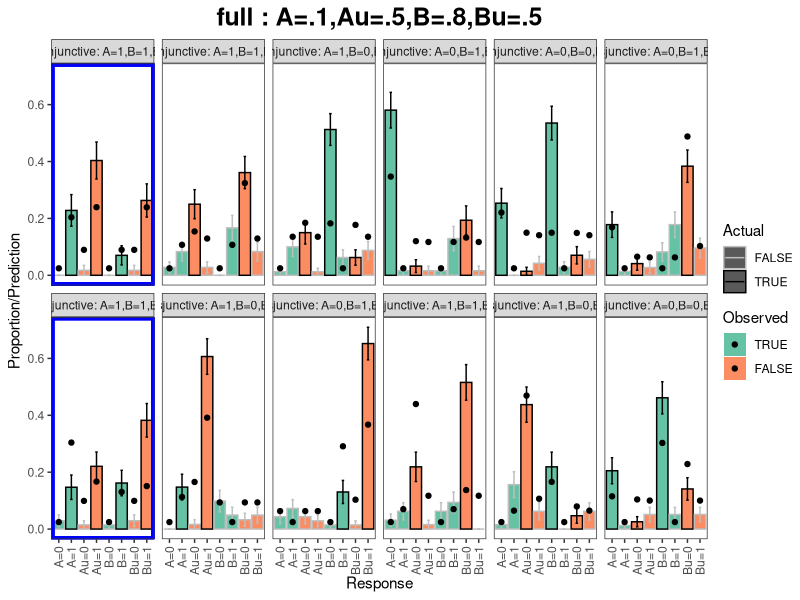
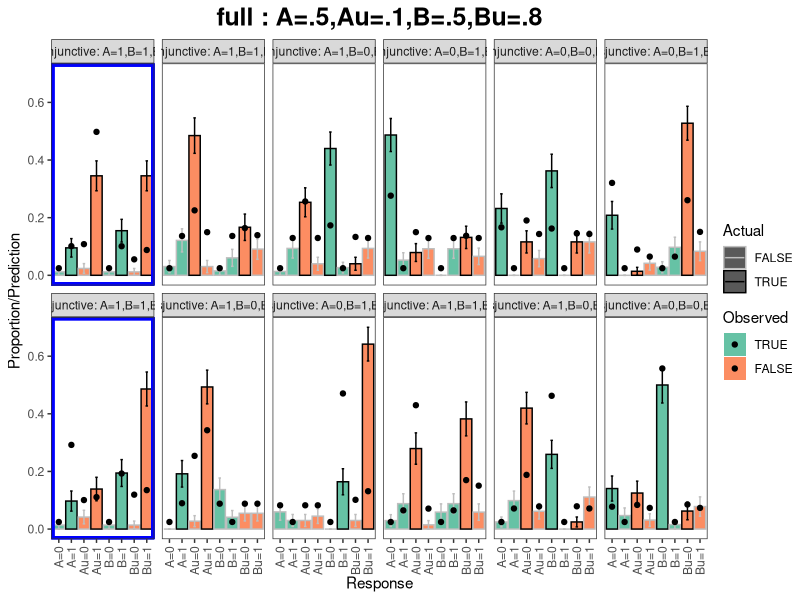
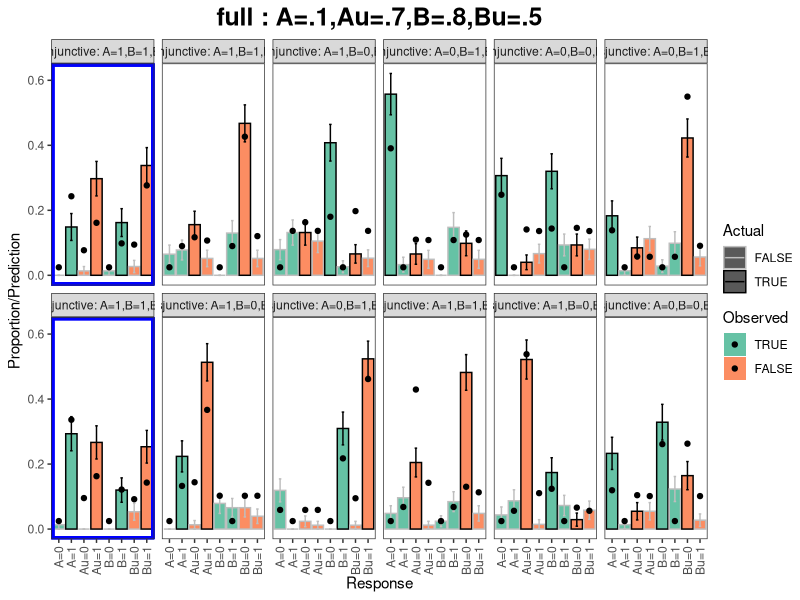
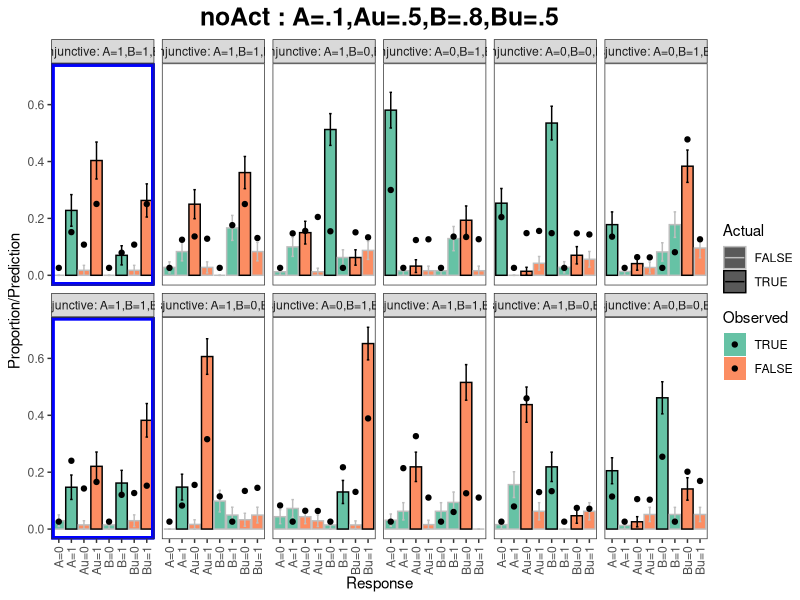
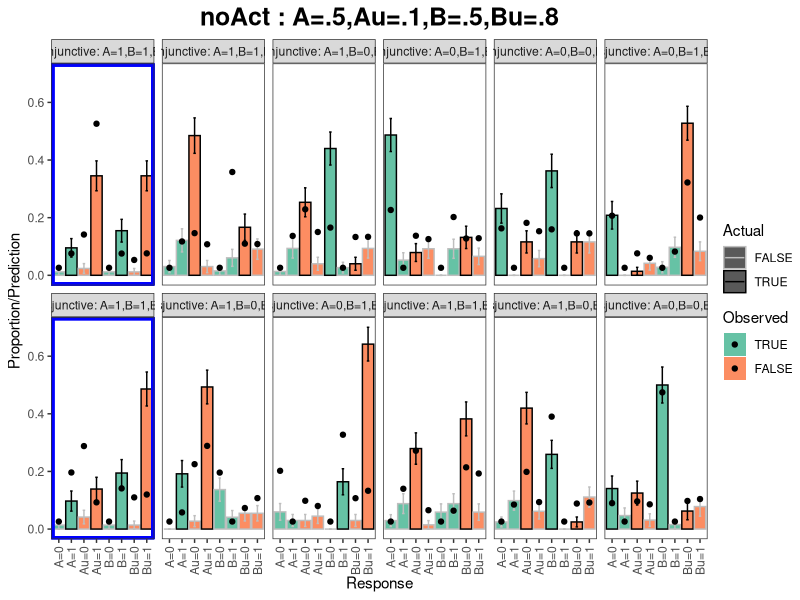
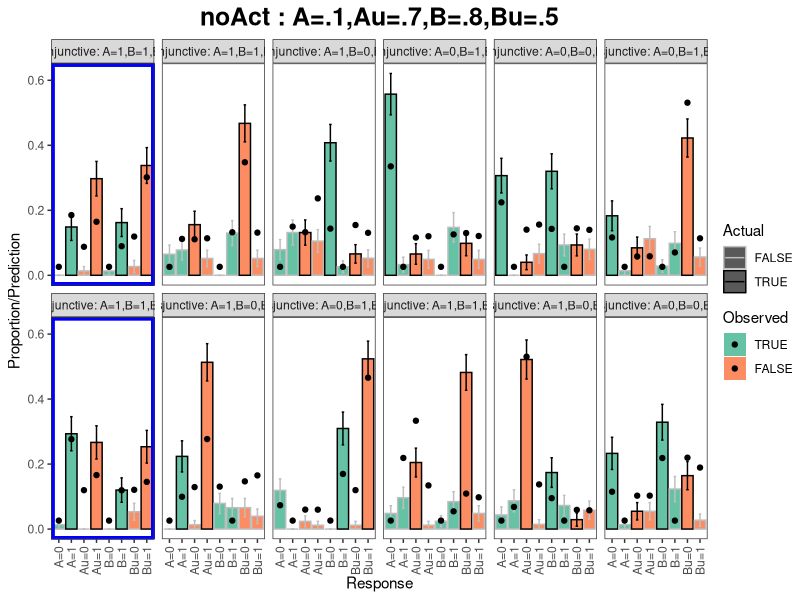
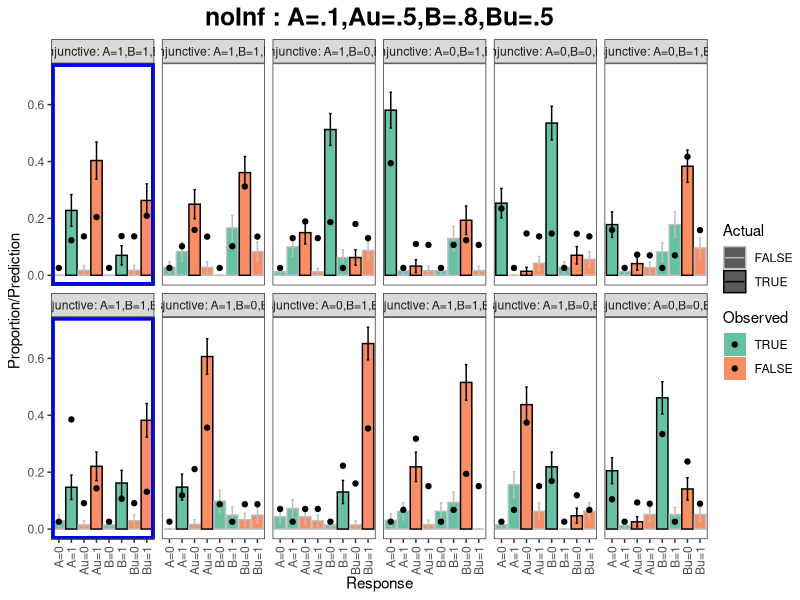
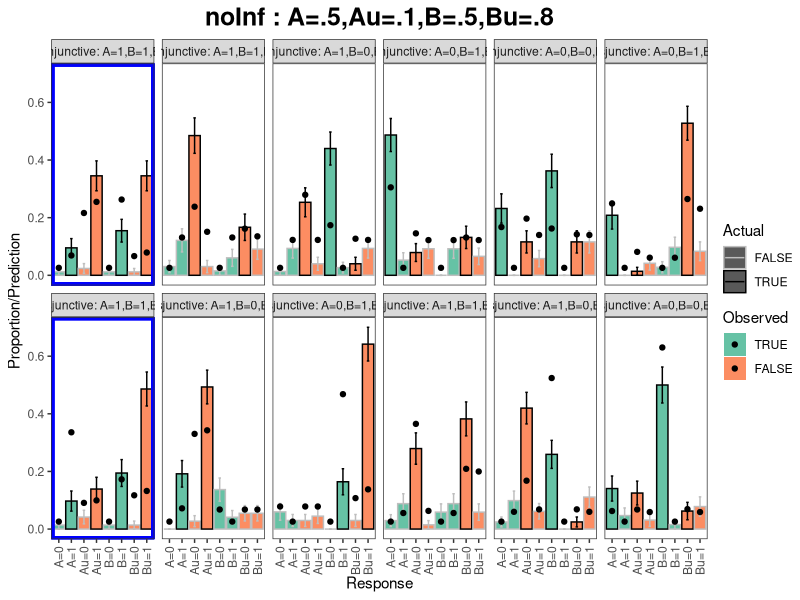

Write R code to recreate these figures, in order.
## ---- chunk 1
knitr::opts_chunk$set(echo = TRUE)
## ---- chunk 2
library(RColorBrewer)
library(tidyverse)
library(rlang)
library(purrr)
## ---- chunk 3
df <- read.csv('../model_data/fitforplot16mql.csv') # 288 obs of 27 vars - only the actual values of A/B
## ---- chunk 4
df$structure <- ifelse(substr(df$trial_id, 3, 3) == "c", "conjunctive", 
                    ifelse(substr(df$trial_id, 3, 3) == "d", "disjunctive", NA))


df$trial_type <- recode(df$trial_id, 
                      "1_c1"="A=0,B=0,E=0",
                      "1_c2"="A=0,B=1,E=0",
                      "1_c3"="A=1,B=0,E=0",
                      "1_c4"="A=1,B=1,E=0",
                      "1_c5"="A=1,B=1,E=1",
                      "1_d1"="A=0,B=0,E=0",
                      "1_d2"="A=0,B=1,E=0",
                      "1_d3"="A=0,B=1,E=1",
                      "1_d4"="A=1,B=0,E=0",
                      "1_d5"="A=1,B=0,E=1",
                      "1_d6"="A=1,B=1,E=0",
                      "1_d7"="A=1,B=1,E=1",
                      "2_c1"="A=0,B=0,E=0",
                      "2_c2"="A=0,B=1,E=0",
                      "2_c3"="A=1,B=0,E=0",
                      "2_c4"="A=1,B=1,E=0",
                      "2_c5"="A=1,B=1,E=1",
                      "2_d1"="A=0,B=0,E=0",
                      "2_d2"="A=0,B=1,E=0",
                      "2_d3"="A=0,B=1,E=1",
                      "2_d4"="A=1,B=0,E=0",
                      "2_d5"="A=1,B=0,E=1",
                      "2_d6"="A=1,B=1,E=0",
                      "2_d7"="A=1,B=1,E=1",
                      "3_c1"="A=0,B=0,E=0",
                      "3_c2"="A=0,B=1,E=0",
                      "3_c3"="A=1,B=0,E=0",
                      "3_c4"="A=1,B=1,E=0",
                      "3_c5"="A=1,B=1,E=1",
                      "3_d1"="A=0,B=0,E=0",
                      "3_d2"="A=0,B=1,E=0",
                      "3_d3"="A=0,B=1,E=1",
                      "3_d4"="A=1,B=0,E=0",
                      "3_d5"="A=1,B=0,E=1",
                      "3_d6"="A=1,B=1,E=0",
                      "3_d7"="A=1,B=1,E=1")

df$trial_structure_type <- recode(df$trial_id, 
                                "1_c1"="Conjunctive: A=0,B=0,E=0",
                                "1_c2"="Conjunctive: A=0,B=1,E=0",
                                "1_c3"="Conjunctive: A=1,B=0,E=0",
                                "1_c4"="Conjunctive: A=1,B=1,E=0",
                                "1_c5"="Conjunctive: A=1,B=1,E=1",
                                "1_d1"="Disjunctive: A=0,B=0,E=0",
                                "1_d2"="Disjunctive: A=0,B=1,E=0",
                                "1_d3"="Disjunctive: A=0,B=1,E=1",
                                "1_d4"="Disjunctive: A=1,B=0,E=0",
                                "1_d5"="Disjunctive: A=1,B=0,E=1",
                                "1_d6"="Disjunctive: A=1,B=1,E=0",
                                "1_d7"="Disjunctive: A=1,B=1,E=1",
                                "2_c1"="Conjunctive: A=0,B=0,E=0",
                                "2_c2"="Conjunctive: A=0,B=1,E=0",
                                "2_c3"="Conjunctive: A=1,B=0,E=0",
                                "2_c4"="Conjunctive: A=1,B=1,E=0",
                                "2_c5"="Conjunctive: A=1,B=1,E=1",
                                "2_d1"="Disjunctive: A=0,B=0,E=0",
                                "2_d2"="Disjunctive: A=0,B=1,E=0",
                                "2_d3"="Disjunctive: A=0,B=1,E=1",
                                "2_d4"="Disjunctive: A=1,B=0,E=0",
                                "2_d5"="Disjunctive: A=1,B=0,E=1",
                                "2_d6"="Disjunctive: A=1,B=1,E=0",
                                "2_d7"="Disjunctive: A=1,B=1,E=1",
                                "3_c1"="Conjunctive: A=0,B=0,E=0",
                                "3_c2"="Conjunctive: A=0,B=1,E=0",
                                "3_c3"="Conjunctive: A=1,B=0,E=0",
                                "3_c4"="Conjunctive: A=1,B=1,E=0",
                                "3_c5"="Conjunctive: A=1,B=1,E=1",
                                "3_d1"="Disjunctive: A=0,B=0,E=0",
                                "3_d2"="Disjunctive: A=0,B=1,E=0",
                                "3_d3"="Disjunctive: A=0,B=1,E=1",
                                "3_d4"="Disjunctive: A=1,B=0,E=0",
                                "3_d5"="Disjunctive: A=1,B=0,E=1",
                                "3_d6"="Disjunctive: A=1,B=1,E=0",
                                "3_d7"="Disjunctive: A=1,B=1,E=1")

df<- df %>% mutate(trial_type = factor(trial_type, levels = c("A=0,B=0,E=0",
                                                              "A=0,B=1,E=0",
                                                              "A=0,B=1,E=1",
                                                              "A=1,B=0,E=0",
                                                              "A=1,B=0,E=1",
                                                              "A=1,B=1,E=0",
                                                              "A=1,B=1,E=1")),
                   trial_structure_type = factor(trial_structure_type, levels = c("Conjunctive: A=1,B=1,E=1",
                                                                                  "Conjunctive: A=1,B=1,E=0",
                                                                                  "Conjunctive: A=1,B=0,E=0",
                                                                                  "Conjunctive: A=0,B=1,E=0",
                                                                                  "Conjunctive: A=0,B=0,E=0",
                                                                                  "Disjunctive: A=0,B=1,E=0",
                                                                                  "Disjunctive: A=1,B=1,E=1",
                                                                                  "Disjunctive: A=1,B=0,E=1",
                                                                                  "Disjunctive: A=0,B=1,E=1",
                                                                                  "Disjunctive: A=1,B=1,E=0",
                                                                                  "Disjunctive: A=1,B=0,E=0",
                                                                                  "Disjunctive: A=0,B=0,E=0")),
                   # NOTE THESE (ABOVE) LOOK IN THE WRONG ORDER BUT ITS JUST FOR THE PLOT
                   pgroup = factor(pgroup, levels = 1:3, labels = c('A=.1,Au=.5,B=.8,Bu=.5',
                                                                            'A=.5,Au=.1,B=.5,Bu=.8',
                                                                            'A=.1,Au=.7,B=.8,Bu=.5')),
                   Response = factor(node3),
                   Observed = factor(!Response%in%c('Au=0','Au=1','Bu=0', 'Bu=1'), levels = c(T,F)),
                   Variable = factor(substr(node3, 1, 1)),
                   #State = factor(rep(c(0,1), 144)),
                   Actual = factor(Actual, levels = c(FALSE, TRUE), labels = c('FALSE', 'TRUE')))

## ---- chunk 5
df$SE <- NA

# Need to add SE 
for (i in unique(df$trial_id))
{
  df$SE[df$trial_id==i]<-sqrt((df$prop[df$trial_id==i] * (1-df$prop[df$trial_id==i])) / sum(df$n[df$trial_id==i]))
}

## ---- chunk 6

models <- c('full', 
                 'noAct', 
                 'noInf', 
                 'noSelect', 
                 'noActnoInf', 
                 'noActnoSelect', 
                 'noInfnoSelect', 
                 'noActnoInfnoSelect',
                 'noKind', 
                 'noActnoKind', 
                 'noInfnoKind', 
                 'noKindnoSelect', 
                 'noActnoInfnoKind', 
                 'noActnoKindnoSelect', 
                 'noInfnoKindnoSelect', 
                 'noActnoInfnoKindnoSelect')  

pgroups <- levels(df$pgroup)


## ---- chunk 7

# Define plotting function
plot_model_pgroup <- function(model_colname, pgroup_label, df) {
df_filtered <- df %>% filter(pgroup == pgroup_label)
ggplot(df_filtered, aes(x = node3, y = prop, fill = Observed, colour = Actual)) +
geom_bar(stat = 'identity') +
geom_errorbar(aes(ymin = prop-SE, ymax = prop+SE), width = .2) +
labs(
x = 'Response',
y = 'Proportion/Prediction',
title = sprintf("%s : %s", model_colname, pgroup_label)
) +
scale_fill_brewer(palette = "Set2") +
scale_colour_manual(values = c('gray', 'black')) +
geom_point(aes(y = .data[[model_colname]]), colour = 'black') +
geom_rect(
data = subset(df_filtered, trial_structure_type %in% c("Conjunctive: A=1,B=1,E=1", "Disjunctive: A=1,B=1,E=1")),
fill = NA, colour = "blue", xmin = -Inf, xmax = Inf, linewidth = 2,
ymin = -Inf, ymax = Inf
) +
facet_wrap(~trial_structure_type, ncol = 6) +
theme_bw() +
theme(
panel.grid = element_blank(),
axis.text.x = element_text(angle = 90, vjust = 0.5, hjust = 1),
legend.margin = margin(c(0, 0, 0, 0)),
axis.title.x = element_text(margin = margin(t = 1, r = 0, b = 0, l = 0)),
plot.title = element_text(size = 18, face = "bold", hjust = 0.5)
)
}
## ---- chunk 8
for (model in models) {
for (pgroup in pgroups) {
print(plot_model_pgroup(model, pgroup, df))
}
}
## ---- chunk 9
plot_two_models_pgroup <- function(model1, model2, pgroup_label, df) {
  df_filtered <- df %>% filter(pgroup == pgroup_label)
  ggplot(df_filtered, aes(x = node3, y = prop, fill = Observed, colour = Actual)) +
    geom_bar(stat = 'identity') +
    geom_errorbar(aes(ymin = prop-SE, ymax = prop+SE), width = .2) +
    # Model 1: black circles
    geom_point(aes(y = .data[[model1]]), 
               colour = 'black', 
               shape = 16, 
               size = 2, 
               alpha = 0.9,
               show.legend = TRUE) +
    # Model 2: red triangles
    geom_point(aes(y = .data[[model2]]), 
               colour = 'red', 
               shape = 17, 
               size = 2, 
               alpha = 0.9,
               show.legend = TRUE) +
    geom_rect(
      data = subset(df_filtered, trial_structure_type %in% c("Conjunctive: A=1,B=1,E=1", "Disjunctive: A=1,B=1,E=1")),
      fill = NA, colour = "blue", xmin = -Inf, xmax = Inf, linewidth = 2,
      ymin = -Inf, ymax = Inf
    ) +
    facet_wrap(~trial_structure_type, ncol = 6) +
    labs(
      x = 'Response',
      y = 'Proportion/Prediction',
      title = sprintf("%s (black) & %s (red) - Parameter Group: %s", model1, model2, pgroup_label)
    ) +
    scale_fill_brewer(palette = "Set2") +
    scale_colour_manual(values = c('gray', 'black')) +
    theme_bw() +
    theme(
      panel.grid = element_blank(),
      axis.text.x = element_text(angle = 90, vjust = 0.5, hjust = 1),
      legend.margin = margin(c(0, 0, 0, 0)),
      axis.title.x = element_text(margin = margin(t = 1, r = 0, b = 0, l = 0))
    )
}
## ---- chunk 10
# For example, to compare 'full' and 'noSelect' for a given pgroup:
p <- plot_two_models_pgroup('full', 'noSelect', 'A=.1,Au=.7,B=.8,Bu=.5', df)

#ggsave("model_comparison.pdf", plot = p, width = 7, height = 5, units = "in")

## ---- chunk 11
ggplot(df %>% filter(trial_structure_type %in% c("Conjunctive: A=1,B=1,E=1", "Disjunctive: A=1,B=1,E=1")),
       aes(x=node3, y=prop, fill=Observed, colour = Actual)) +
         geom_bar(stat = 'identity') +
         geom_errorbar(aes(ymin=prop-SE, ymax=prop+SE), width=.2) + 
         labs(x = 'Response', y = 'Proportion/Prediction')+
         scale_fill_brewer(palette = "Set2")+
         scale_colour_manual(values = c('black', 'gray')) +
         geom_point(aes(y=full), colour = 'black') +
         # geom_point(aes(y=noInf), colour = 'black', shape = 2) +
         # geom_point(aes(y=noSelect), colour = 'black', shape = 3) +
         facet_grid(trial_structure_type ~ pgroup) +
         theme_bw() +
         theme(panel.grid = element_blank(),
               axis.text.x = element_text(angle = 90, vjust = 0.5, hjust=1),
               legend.margin=margin(c(0,0,0,0)),
               axis.title.x = element_text(margin = margin(t = 1, r =0, b = 0, l = 0))) 
#ggsave('results_111.pdf', width = 7, height = 5)

## ---- chunk 12
# 48 obs of 4 - that is: 2(obs/un) * 2(ppts/full) * 12 trialtypes
df.l <- df %>% gather(key, val, prop:full) %>% mutate(key = factor(key, levels = c('prop', 'full'),
                                                                 labels = c("Participants", "Full Model"))) %>%
  group_by(Observed, key, trial_structure_type) %>% summarise(val = sum(val)/3)

df.l <- df.l %>% filter(!is.na(key))
## ---- chunk 13
# Now same thing for structure only
df.s <- df %>% gather(key, val, prop:full) %>% mutate(key = factor(key, levels = c('prop', 'full'),
                                                                 labels = c("Participants", "Full Model"))) %>%
  group_by(Observed, key, structure, E) %>% summarise(val = sum(val)/3)

df.s <- df.s %>% filter(!is.na(key))

df.s$struct_effect <- paste0(df.s$structure, df.s$E)

# This is for with no Effect, use a different line for when include effect
#df.s$val <- ifelse(df.s$structure == "conjunctive", df.s$val/5,
                    #ifelse(df.s$structure == "disjunctive", df.s$val/7, NA))

# Better
df.s$val <- ifelse(df.s$struct_effect == "conjunctive0", df.s$val/4,
                    ifelse(df.s$struct_effect == "disjunctive0", df.s$val/4,
                           ifelse(df.s$struct_effect == "disjunctive1", df.s$val/3, df.s$val)))

## ---- chunk 14
ggplot(df.s, aes(y=val, x=key, fill=Observed)) +
  stat_summary(fun.y = mean,
               geom = "bar",
               position = position_dodge(), colour = 'black') +
stat_summary(fun.data = mean_se, geom = "errorbar",  position = position_dodge(.9), width = .2)+
  labs(x = 'Response', y = 'Proportion/Prediction') +
  facet_grid(structure ~ E) +
  scale_fill_brewer(palette = "Set2") +
  theme_bw() +
  theme(panel.grid = element_blank(),
        axis.text.x = element_text(angle = 90, vjust = 0.5, hjust=1),
        legend.margin=margin(c(0,0,0,0)),
        #legend.position = c(-.1,-.2),
        axis.title.x = element_text(margin = margin(t = 1, r =0, b = 0, l = 0))) 

## ---- chunk 15
# Now same thing for structure only
df.s2 <- df %>% gather(key, val, prop:noKind) %>% mutate(key = factor(key, levels = c('prop', 'noKind'),
                                                                 labels = c("Participants", "noKind Model"))) %>%
  group_by(Observed, key, structure, E) %>% summarise(val = sum(val)/3)

df.s2 <- df.s2 %>% filter(!is.na(key))

df.s2$struct_effect <- paste0(df.s2$structure, df.s2$E)

# This is for with no Effect, use a different line for when include effect
#df.s$val <- ifelse(df.s$structure == "conjunctive", df.s$val/5,
                    #ifelse(df.s$structure == "disjunctive", df.s$val/7, NA))

# Better
df.s2$val <- ifelse(df.s2$struct_effect == "conjunctive0", df.s2$val/4,
                    ifelse(df.s2$struct_effect == "disjunctive0", df.s2$val/4,
                           ifelse(df.s2$struct_effect == "disjunctive1", df.s2$val/3, df.s2$val)))

## ---- chunk 16
ggplot(df.s2, aes(y=val, x=key, fill=Observed)) +
  stat_summary(fun.y = mean,
               geom = "bar",
               position = position_dodge(), colour = 'black') +
stat_summary(fun.data = mean_se, geom = "errorbar",  position = position_dodge(.9), width = .2)+
  labs(x = 'Response', y = 'Proportion/Prediction', title = 'noKind model') +
  facet_grid(structure ~ E) +
  scale_fill_brewer(palette = "Set2") +
  theme_bw() +
  theme(panel.grid = element_blank(),
        axis.text.x = element_text(angle = 90, vjust = 0.5, hjust=1),
        legend.margin=margin(c(0,0,0,0)),
        #legend.position = c(-.1,-.2),
        axis.title.x = element_text(margin = margin(t = 1, r =0, b = 0, l = 0))) 

## ---- chunk 17
#ggsave('results_obs_un.pdf', width = 7, height = 5)    
## ---- chunk 18
row_labeller <- c(
  "A=.1,Au=.5,B=.8,Bu=.5"=".1,.5,.8,.5",
  "A=.5,Au=.1,B=.5,Bu=.8"=".5,.1,.5,.8",
  "A=.1,Au=.7,B=.8,Bu=.5"=".1,.7,.8,.5"
)

column_labeller <- c(
  "Conjunctive: A=1,B=1,E=1"="Conjunctive",
  "Disjunctive: A=1,B=1,E=1"="Disjunctive"
)


ggplot(df %>% filter(trial_structure_type %in% c("Conjunctive: A=1,B=1,E=1", "Disjunctive: A=1,B=1,E=1"), Actual == T),
       aes(x=Variable, y=prop, fill=Observed)) +
  geom_bar(stat = 'identity', colour = 'black', position = position_dodge()) +
  geom_errorbar(aes(ymin=prop-SE, ymax=prop+SE), width=.2, position = position_dodge(.9)) + 
  labs(x = 'Response', y = 'Proportion/Prediction')+
  scale_fill_brewer(palette = "Set2")+
  geom_point(data = df %>% filter(trial_structure_type %in% c("Conjunctive: A=1,B=1,E=1", "Disjunctive: A=1,B=1,E=1"), Actual==T), aes(y=full), colour = 'black', position = position_dodge(.9)) +
  # geom_point(aes(y=noInf), colour = 'black', shape = 2) +
  # geom_point(aes(y=noSelect), colour = 'black', shape = 3) +
  facet_grid(trial_structure_type ~ pgroup,
             labeller = labeller(pgroup = column_labeller, trial_structure_type = row_labeller)) +
  theme_bw() +
  theme(panel.grid = element_blank(),
        legend.position = 'none',
        axis.title.x = element_text(margin = margin(t = 1, r =0, b = 0, l = 0))) 
#ggsave('results_simple_111.pdf', width = 7, height = 5)        

